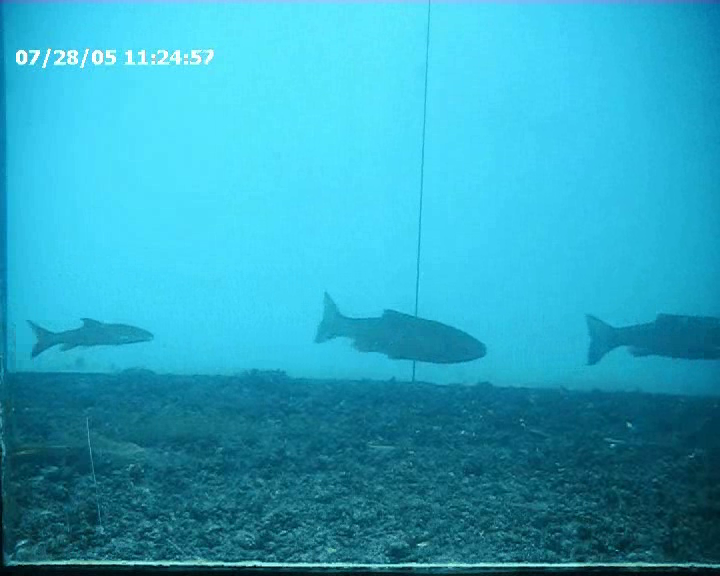
#> input picture filter_morph/images/fisch4.bmp, 720 x 576 px, found by its file name
$ python fish_color.py
#> lines starting #> are read from the running program, lines starting #| are printed output that depends on the picture
#!/usr/bin/env python3
# -*- coding: utf-8 -*-
"""
Created on Tue Dec 17 23:02:51 2024

@author: asutimur
"""

import cv2
import matplotlib.pyplot as plt

# Bild laden
image_path = "fisch4.bmp"
image = cv2.imread(image_path)
#> image is the input picture: shape (576, 720, 3); mean B, G, R 193, 165.3, 45.1

# Farbkanäle extrahieren
blue_channel = image[:, :, 0]
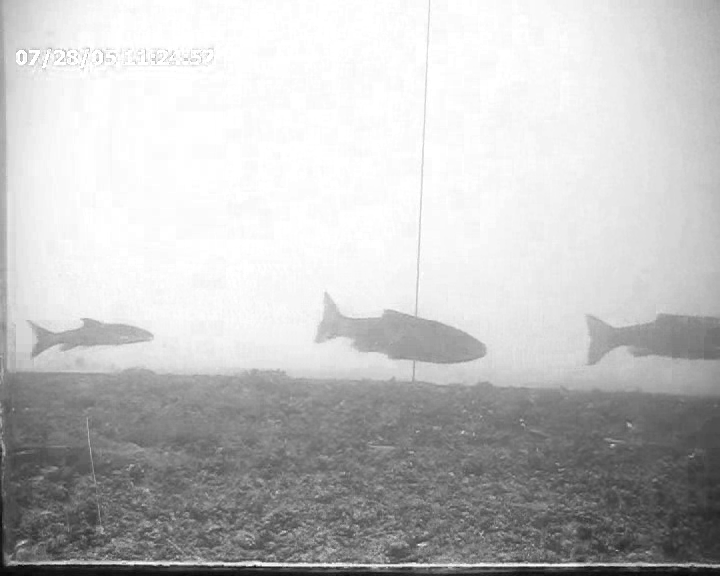
#> blue_channel: shape (576, 720); min 7, max 255, mean 193
green_channel = image[:, :, 1]
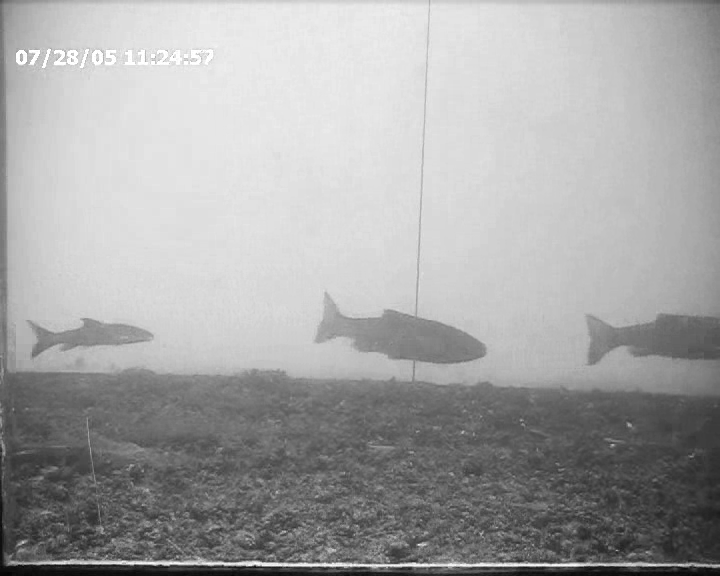
#> green_channel: shape (576, 720); min 4, max 255, mean 165.3
red_channel = image[:, :, 2]
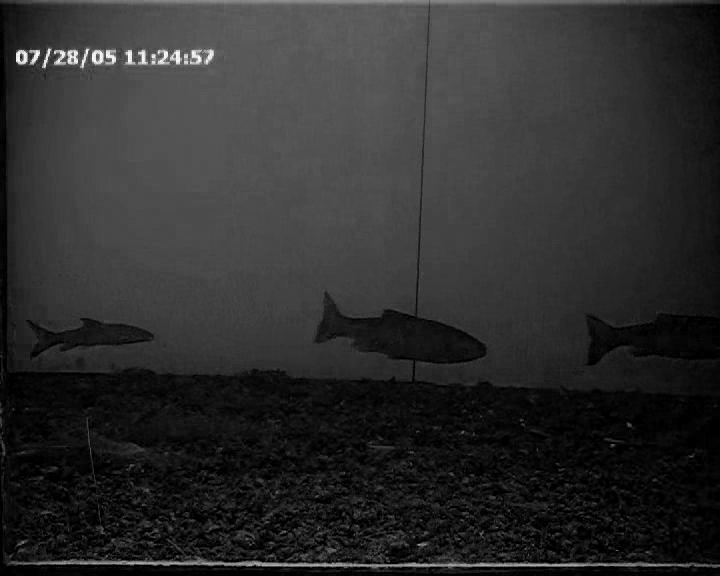
#> red_channel: shape (576, 720); min 0, max 255, mean 45.1

# Kanäle anzeigen
plt.figure(figsize=(10, 5))
plt.subplot(1, 3, 1)
plt.title("Blau-Kanal")
plt.imshow(blue_channel, cmap="gray")
plt.axis("off")

plt.subplot(1, 3, 2)
plt.title("Grün-Kanal")
plt.imshow(green_channel, cmap="gray")
plt.axis("off")

plt.subplot(1, 3, 3)
plt.title("Rot-Kanal")
plt.imshow(red_channel, cmap="gray")
plt.axis("off")

plt.tight_layout()
plt.show()
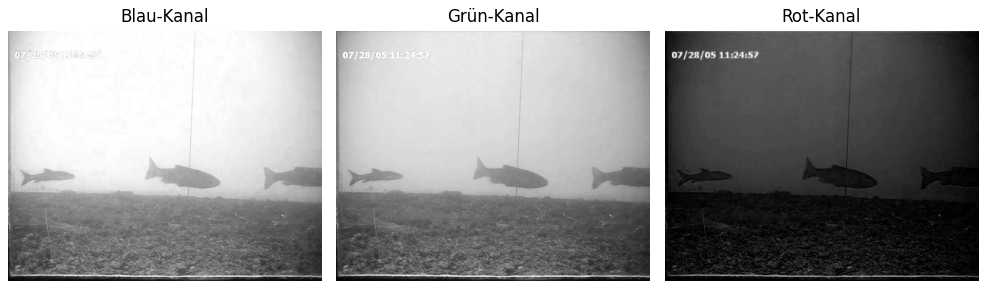
#> figure drawn by matplotlib, 3 panels

$ run again, with filter_morph/images/fisch3.bmp copied over filter_morph/images/fisch4.bmp
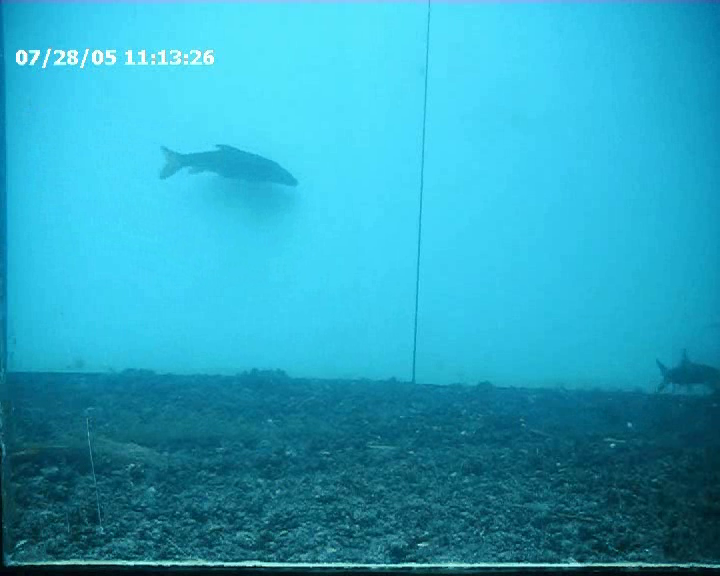
#> input picture filter_morph/images/fisch3.bmp, 720 x 576 px, found by its file name
#> image is the input picture: shape (576, 720, 3); mean B, G, R 191.8, 163.6, 43.1
#> `red_channel = image[:, :, 2]`:
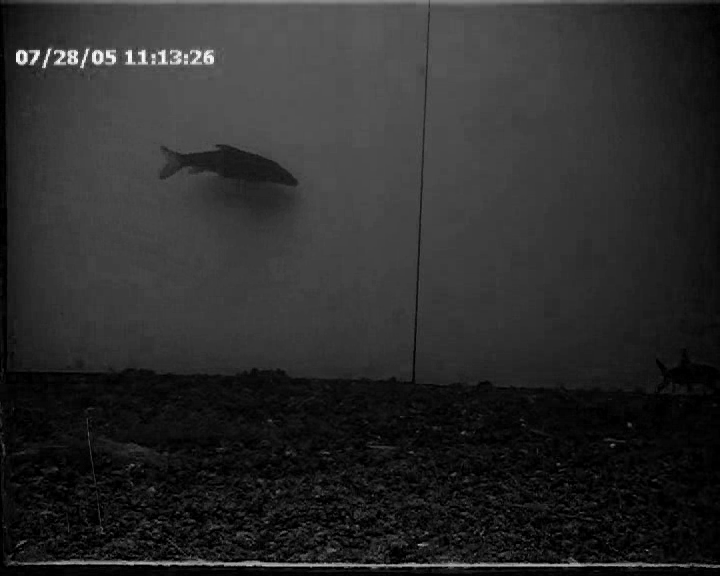
#> red_channel: shape (576, 720); min 0, max 255, mean 43.1
#> `plt.show()`:
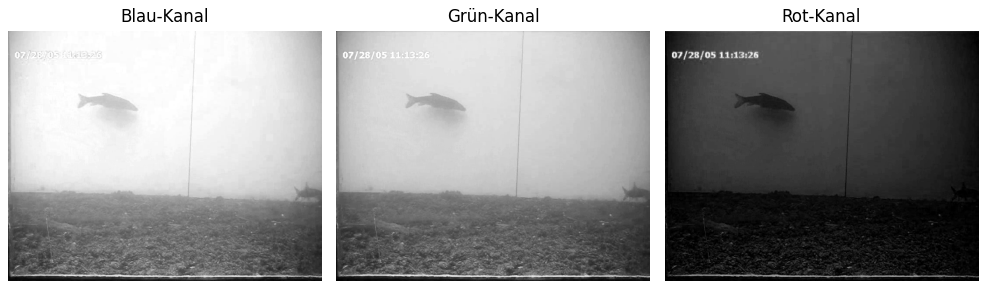
#> figure drawn by matplotlib, 3 panels
